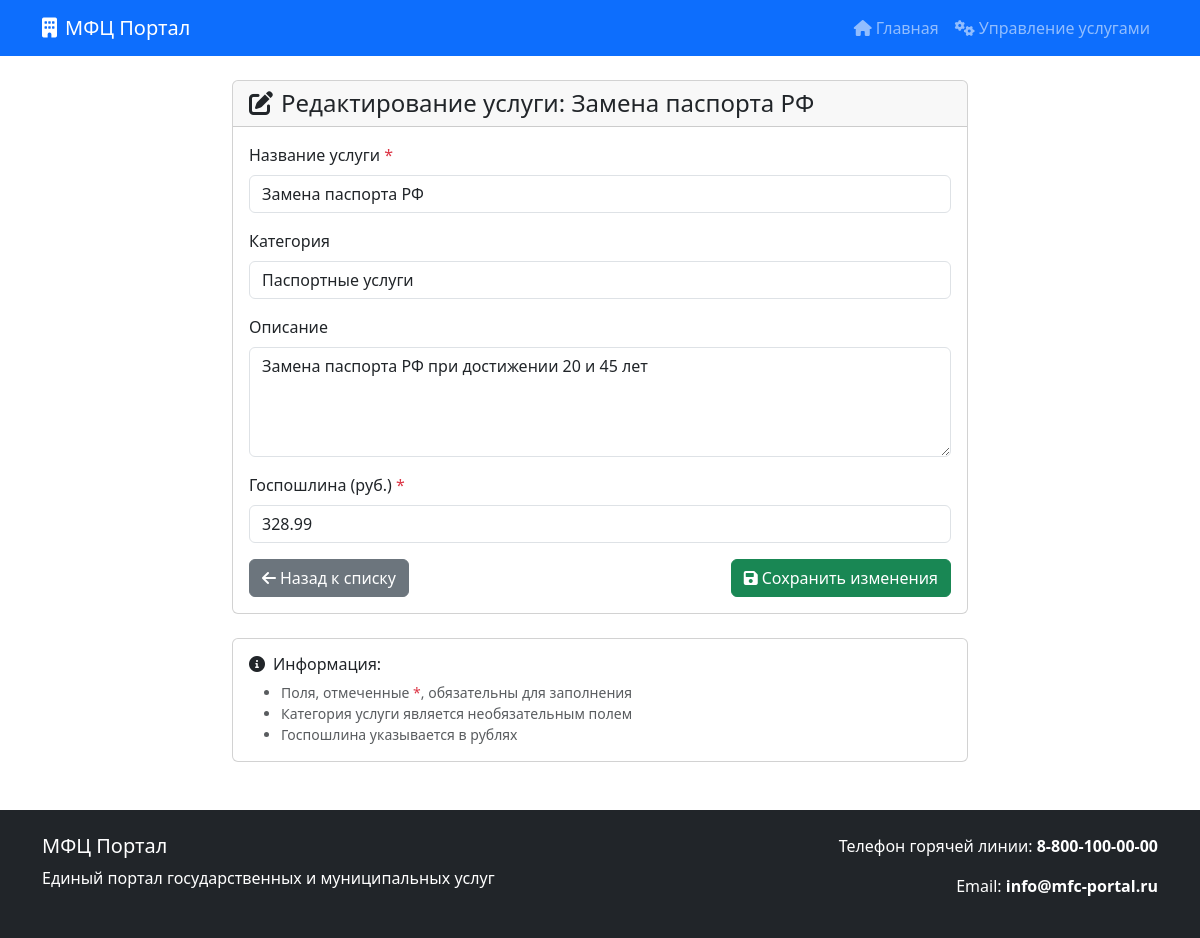
Screenshot of /service/1/edit/ with the database file from the repository.
### mfc_app/models.py (models this page shows, shortened)
class Service(models.Model):
    service_id = models.AutoField(primary_key=True)
    category = models.ForeignKey(Category, on_delete=models.SET_NULL, null=True, verbose_name=_('Категория'))
    name = models.CharField(max_length=100, verbose_name=_('Название услуги'))
    description = models.TextField(blank=True, null=True, verbose_name=_('Описание'))
    state_duty = models.DecimalField(max_digits=10, decimal_places=2, default=0.00, verbose_name=_('Госпошлина'))
    created_at = models.DateTimeField(auto_now_add=True, verbose_name=_('Дата создания'))
    class Meta:
        verbose_name = _('Услуга')
        verbose_name_plural = _('Услуги')

class Category(models.Model):
    category_id = models.AutoField(primary_key=True)
    name = models.CharField(max_length=100, verbose_name=_('Название категории'))
    def __str__(self):
        return self.name
    class Meta:
        verbose_name = _('Категория услуг')
        verbose_name_plural = _('Категории услуг')

### mfc_app/views.py (the view)
# urls.py: path('service/<int:service_id>/edit/', views.service_edit, name='service_edit'),
def service_edit(request, service_id):
    service = get_object_or_404(Service, service_id=service_id)
    if request.method == 'POST':
        form = ServiceForm(request.POST, instance=service)
        if form.is_valid():
            updated_service = form.save()
            messages.success(request, f'Услуга "{updated_service.name}" успешно обновлена!')
            return redirect('service_detail', service_id=updated_service.service_id) #здесь происходит перенаправление на service_detail
    else:
        form = ServiceForm(instance=service)
    return render(request, 'service_form.html', {
        'form': form,
        'title': f'Редактирование услуги: {service.name}',
        'submit_text': 'Сохранить изменения'
    })

### mfc_app/forms.py
class ServiceForm(forms.ModelForm):
    class Meta:
        model = Service
        fields = ['name', 'category', 'description', 'state_duty']
        widgets = {
            'name': forms.TextInput(attrs={
                'class': 'form-control',
                'placeholder': 'Введите название услуги'
            }),
            'category': forms.Select(attrs={
                'class': 'form-control'
            }),
            'description': forms.Textarea(attrs={
                'class': 'form-control',
                'placeholder': 'Введите описание услуги',
                'rows': 4
            }),
            'state_duty': forms.NumberInput(attrs={
                'class': 'form-control',
                'placeholder': '0.00',
                'step': '0.01'
            })
        }
        labels = {
            'name': 'Название услуги',
            'category': 'Категория',
            'description': 'Описание',
            'state_duty': 'Госпошлина (руб.)'
        }
    def __init__(self, *args, **kwargs):
        super().__init__(*args, **kwargs)
        self.fields['category'].queryset = Category.objects.all()
        self.fields['category'].required = False

### mfc_app/templates/service_form.html (shortened to what this page needs)
<!DOCTYPE html>
<html lang="ru">
<head>
    <link href="https://cdn.jsdelivr.net/npm/bootstrap@5.3.0/dist/css/bootstrap.min.css" rel="stylesheet">
    <link href="https://cdnjs.cloudflare.com/ajax/libs/font-awesome/6.0.0/css/all.min.css" rel="stylesheet">
</head>
<body>
    <nav class="navbar navbar-expand-lg navbar-dark bg-primary sticky-top">
        <div class="container">
            <a class="navbar-brand" href="/">
                <i class="fas fa-building me-2"></i>МФЦ Портал
            </a>
            <div class="navbar-nav ms-auto">
                <a class="nav-link" href="/"><i class="fas fa-home me-1"></i>Главная</a>
                <a class="nav-link" href="/services/"><i class="fas fa-cogs me-1"></i>Управление услугами</a>
            </div>
        </div>
    </nav>
    <div class="container mt-4">
        <div class="row justify-content-center">
            <div class="col-md-8">
                <div class="card">
                    <div class="card-header">
                        <h4 class="mb-0"><i class="fas fa-edit me-2"></i>{{ title }}</h4>
                    </div>
                    <div class="card-body">
                        <form method="post">
                            {% for field in form %}
                                <div class="mb-3">
                                    <label for="{{ field.id_for_label }}" class="form-label">
                                        {{ field.label }}
                                        {% if field.field.required %}<span class="text-danger">*</span>{% endif %}
                                    </label>
                                    {{ field }}
                                </div>
                            {% endfor %}
                            <div class="d-flex justify-content-between">
                                <a href="/services/" class="btn btn-secondary">
                                    <i class="fas fa-arrow-left me-1"></i>Назад к списку
                                </a>
                                <button type="submit" class="btn btn-success">
                                    <i class="fas fa-save me-1"></i>{{ submit_text }}
                                </button>
                            </div>
                        </form>
                    </div>
                </div>
                <div class="card mt-4">
                    <div class="card-body">
                        <h6><i class="fas fa-info-circle me-2"></i>Информация:</h6>
                        <ul class="small text-muted mb-0">
                            <li>Поля, отмеченные <span class="text-danger">*</span>, обязательны для заполнения</li>
                            <li>Категория услуги является необязательным полем</li>
                            <li>Госпошлина указывается в рублях</li>
                        </ul>
                    </div>
                </div>
            </div>
        </div>
    </div>
    <footer class="bg-dark text-white mt-5 py-4">
        <div class="container">
            <div class="row">
                <div class="col-md-6">
                    <h5>МФЦ Портал</h5>
                    <p>Единый портал государственных и муниципальных услуг</p>
                </div>
                <div class="col-md-6 text-end">
                    <p>Телефон горячей линии: <strong>8-800-100-00-00</strong></p>
                    <p>Email: <strong>info@mfc-portal.ru</strong></p>
                </div>
            </div>
        </div>
    </footer>
</body>
</html>

### rows the page displays
Service: form "Замена паспорта РФ" "Замена паспорта РФ при достижении 20 и 45 лет" "328.99"
Category: form "Паспортные услуги"

### other values shown
{{ title }} "Редактирование услуги: Замена паспорта РФ"
{{ field.label }} "Название услуги" "Категория" "Описание" "Госпошлина (руб.)"
{{ submit_text }} "Сохранить изменения"
